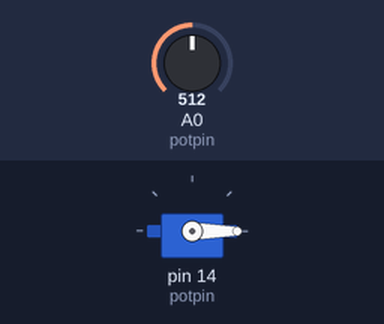
This sketch was run on a simulated Arduino Uno, built with avr-gcc and run on an emulated ATmega328P. Parts: servo. The test bench sets the inputs (shaded band); at power-on: A0 (potpin) = 512.

Above: at 1.2 s.
1.3 s: A0 (potpin) set to 306
At 2.3 s:
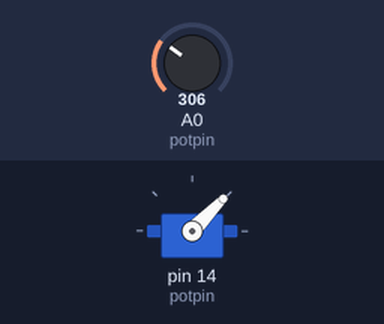
4.3 s: A0 (potpin) set to 122
At 5.4 s:
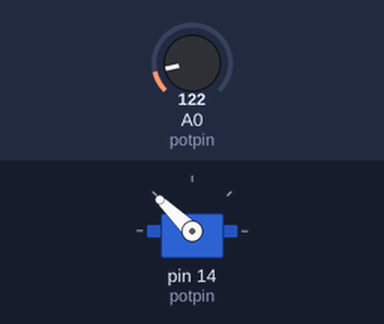
7.3 s: A0 (potpin) set to 5
At 8.6 s:
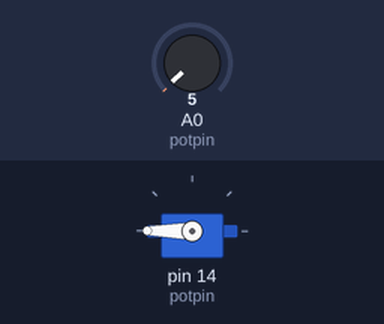
8.9 s: A0 (potpin) set to 900
At 10.0 s:
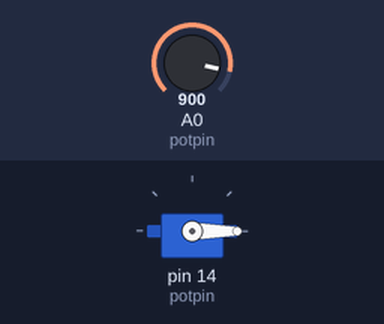
10.4 s: A0 (potpin) set to 0
At 10.66 s:
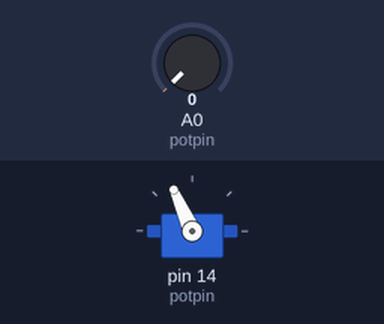
12.3 s: A0 (potpin) set to 511
At 13.8 s:
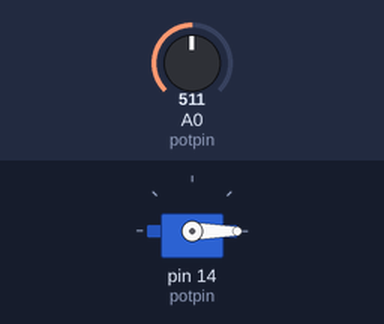
Timing chart, 0 to 14.9 s (numbered marks = the images above; inputs shaded):
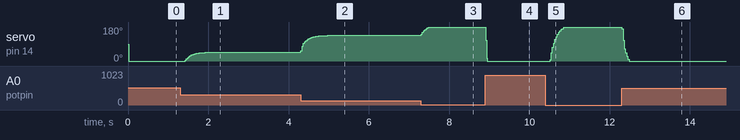

The sketch:

CON-D-LDR.ino
```cpp
/*
 Controlling a servo position using a potentiometer (variable resistor)
 by Michal Rinott <http://people.interaction-ivrea.it/m.rinott>

 modified on 8 Nov 2013
 by Scott Fitzgerald
 http://www.arduino.cc/en/Tutorial/Knob
*/

#include <Servo.h>
unsigned long previousMillis = 0;
Servo myservo;  // create servo object to control a servo

int potpin = 0;  // analog pin used to connect the potentiometer
int val;    // variable to read the value from the analog pin

void setup() {
  myservo.attach(14);  // attaches the servo on pin 9 to the servo object
}
float xcv =0;
void loop() {

  //val = analogRead(potpin);            // reads the value of the potentiometer (value between 0 and 1023)
  xcv = smooth(0.1f,analogRead(potpin),xcv);
  val = map(xcv, 30, 400, 180, 0);     // scale it to use it with the servo (value between 0 and 180)
 unsigned long currentMillis = millis();

  if (currentMillis - previousMillis >= 15) {
    // save the last time you blinked the LED
    previousMillis = currentMillis;
  myservo.write(val);                  // sets the servo position according to the scaled value
  delay(15);                           // waits for the servo to get there
  }
}
float smooth(float alfa, float new_data, float old_data)
{
  return (old_data + alfa * (new_data - old_data));
}
```

Measured:
- after the input at 1.3 s, servo on pin 14 (potpin): moves from 0° to 46° over 0.50 s, starting after 0.12 s
- after the input at 4.3 s, servo on pin 14 (potpin): moves from 46° to 136° over 0.67 s, starting at once
- after the input at 7.3 s, servo on pin 14 (potpin): 136° → 180° at once
- after the input at 8.9 s, servo on pin 14 (potpin): 180° → 0° at once
- after the input at 10.4 s, servo on pin 14 (potpin): moves from 0° to 180° over 0.35 s, starting after 0.12 s
- after the input at 12.3 s, servo on pin 14 (potpin): 180° → 0° at once
